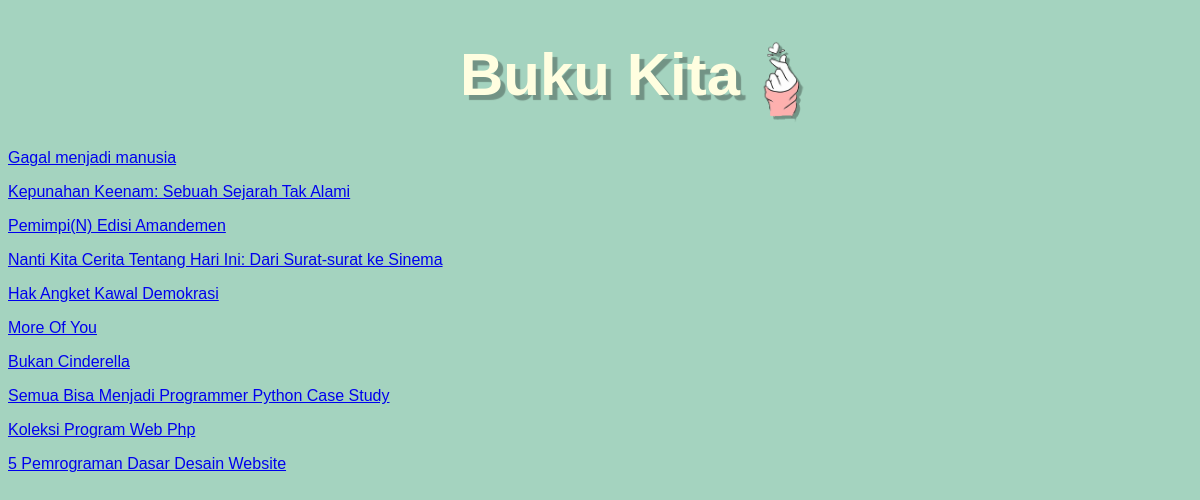
Screenshot of /latihan5c/index.php with the database file from the repository.
### tables this page shows
CREATE TABLE `buku` (
  `id_buku` int(11) NOT NULL,
  `display` varchar(100) DEFAULT NULL,
  `judul` varchar(100) DEFAULT NULL,
  `pengarang` varchar(100) DEFAULT NULL,
  `penerbit` varchar(100) DEFAULT NULL,
  `harga` char(11) DEFAULT NULL
);

### latihan5c/php/functions.php (called while the page is built)
<?php
	function koneksi() {
		$conn = mysqli_connect("localhost", "root", "") or die("Koneksi ke DB Gagal");
		mysqli_select_db($conn, "tubes_193040158") or die("Database salah!");
		return $conn;
	}
	function query($sql){
		$conn = koneksi();
		$result = mysqli_query($conn, "$sql");
		$rows = [];
		while ($row = mysqli_fetch_assoc($result)) {
			$rows[] = $row;
		}
		return $rows;
	}
?>

### latihan5c/index.php (the view, shortened to what this page needs)
<?php
    require 'php/functions.php';
    $buku = query("SELECT * FROM buku");
?>
<!DOCTYPE html>
<html lang="en">
<head>
    <link rel="stylesheet" href="css/style.css">
</head>
<body>
    <div class="container">
        <h1 align="center">Buku Kita<img src="assets/img/unch.png"></h3>
        <?php foreach($buku as $bk) : ?>
            <p class="judul">
                <a href="php/detail.php?id=<?= $bk['id'] ?>">
                    <?= $bk['judul'] ?>
                </a>
            </p>
        <?php endforeach; ?>
    </div>
</body>
</html>

### latihan5c/css/style.css (style rules this page uses)
h1 { font-size: 60px; text-shadow: 5px 5px 1px rgba(0,0,0,.3); color: #fffee0; }
h1 img { position: absolute; margin-left: 20px; width: 50px; }
body { font-family: arial; background-color: #a4d3bf; }

### rows the page displays
buku: judul "Gagal menjadi manusia"
buku: judul "Kepunahan Keenam: Sebuah Sejarah Tak Alami"
buku: judul "Pemimpi(N) Edisi Amandemen"
buku: judul "Nanti Kita Cerita Tentang Hari Ini: Dari Surat-surat ke Sinema"
buku: judul "Hak Angket Kawal Demokrasi"
buku: judul "More Of You"
buku: judul "Bukan Cinderella"
buku: judul "Semua Bisa Menjadi Programmer Python Case Study"
buku: judul "Koleksi Program Web Php"
buku: judul "5 Pemrograman Dasar Desain Website"
